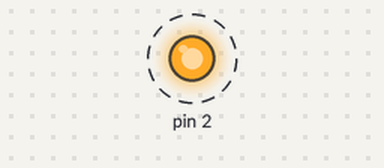
Simulated run of this sketch. Board: Arduino Uno, built with avr-gcc and run on an emulated ATmega328P. Parts: output pins drawn as LEDs (lit = HIGH). Dashed ring = blinking.

Above: at 0.2 s.
Timing chart, 0 to 3.0 s (numbered marks = the images above):
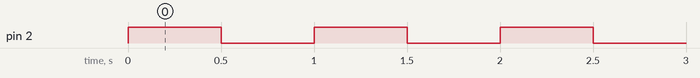

Measured:
- by itself, pin 2: alternates HIGH for 0.50 s and LOW for 0.50 s

The sketch:

_P_1.ino
```cpp
#define F_CPU 16000000UL
#include <avr/io.h>
#include <util/delay.h>

int main(void)
{
    DDRD |= (1 << PD2);

    while(1)
    {
        PORTD |= (1 << PD2);
        _delay_ms(500);

        PORTD &= ~(1 << PD2);
        _delay_ms(500);
    }
}
```
